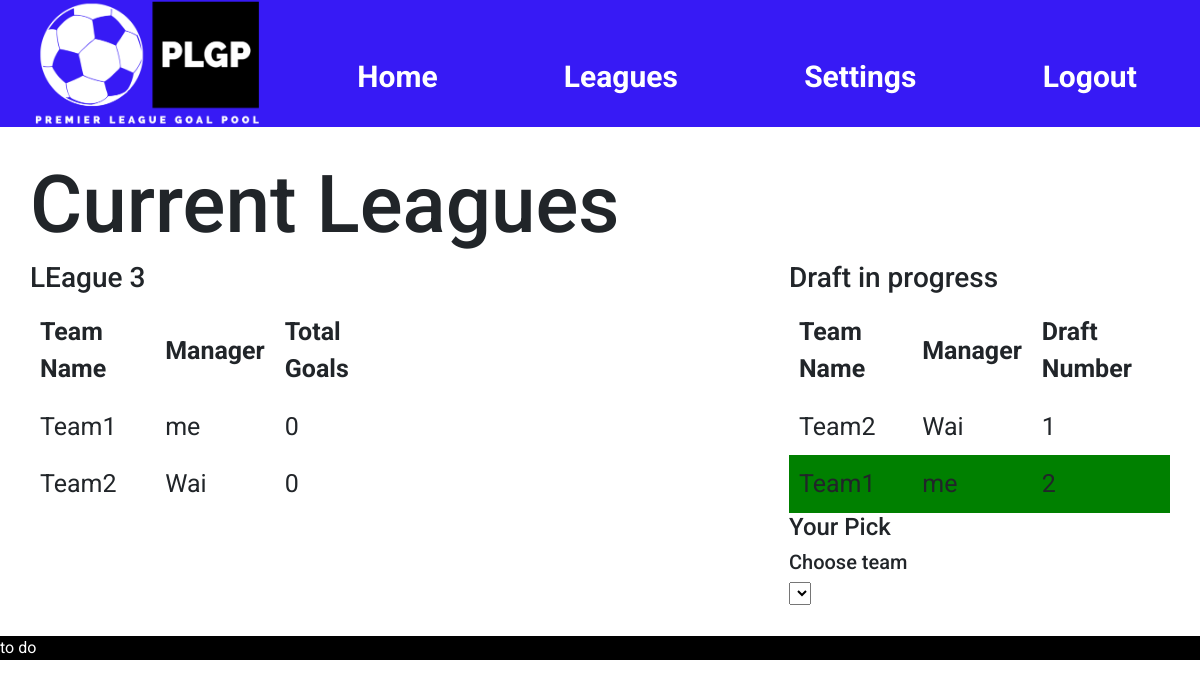
Page /leagueview (signed in) on the earlier database version.
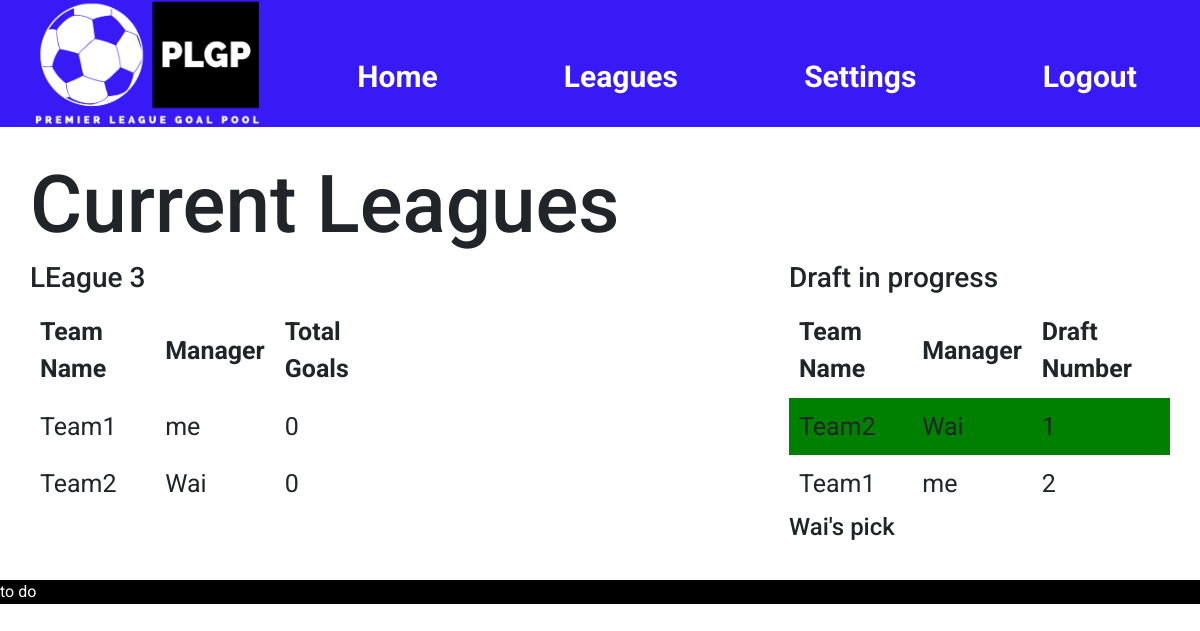
Same page on the later database version.
### goalpoolapp/models.py (models this page shows, shortened)
class League(models.Model):
    teamlimit = models.IntegerField()
    leaguename = models.CharField(max_length=64)
    leaguecode = models.CharField(max_length = 10, blank=True, null=True)
    teamplayerslimit = models.IntegerField(validators=[MaxValueValidator(20), MinValueValidator(1)])
    transfersActivated = models.BooleanField()
    duplicatePlayersAllowed = models.BooleanField()
    admin = models.ForeignKey(User, on_delete=models.CASCADE, related_name="administratedleague")
    draftcomplete = models.BooleanField(default=False)
    draftstarted = models.BooleanField(default=False)
    draftposition = models.IntegerField(default=1)
    draftdecending = models.BooleanField(default=False)

class Team(models.Model):
    manager = models.ForeignKey(User, on_delete=models.CASCADE, related_name="managedteams")
    league = models.ForeignKey(League, on_delete=models.CASCADE, related_name="leagueteams")
    players = models.ManyToManyField(Player, related_name="teams", blank=True)
    teamname = models.CharField(max_length=64)
    totalgoals = models.IntegerField(default=0)
    draftnumber = models.IntegerField(blank=True, null=True)

class User(AbstractUser):
    pass

### goalpoolapp/views.py (the view)
# urls.py: path('leagueview', views.leagueview, name='leagueview'),
def leagueview(request):
    teams = Team.objects.filter(manager=request.user)
    leagues = League.objects.filter(leagueteams__in=teams)
    return render(request, 'goalpoolapp/leagueview.html', {
        "teams": teams,
        "leagues": leagues,
    })

### goalpoolapp/templates/goalpoolapp/leagueview.html (shortened to what this page needs)
{% extends "goalpoolapp/layout.html" %}
{% load static %}
{% block body %}
<div id="main-page-content-container">
    <div id="main-page-content">
        <h2>Current Leagues</h2>
        {% for league in leagues %}
            <div class="leaguecontainer">
                <div class="leaguetable">
                    <h3>{{ league.leaguename }}</h3>
                    <table>
                        <tr>
                            <th>Team Name</th>
                            <th>Manager</th>
                            <th>Total Goals</th>
                        </tr>
                        {% for team in league.leagueteams.all %}
                        <tr>
                            <td>{{ team.teamname }}</td>
                            <td>{{ team.manager }}</td>
                            <td>{{ team.totalgoals }}</td>
                        </tr>
                        {% endfor %}
                    </table>
                </div>
                <div class="leaguedetails">
                    {% if league.draftstarted == True and league.draftcomplete == False %}
                        <h3>Draft in progress</h3>
                        <table>
                            <tr>
                                <th>Team Name</th>
                                <th>Manager</th>
                                <th>Draft Number</th>
                            </tr>
                            {% for team in league.leagueteams.all|dictsort:"draftnumber" %}
                                <tr class="{% if team.draftnumber == league.draftposition %}draftselected{% endif %}">
                                    <td>{{ team.teamname }}</td>
                                    <td>{{ team.manager }}</td>
                                    <td>{{ team.draftnumber }}</td>
                                </tr>
                            {% endfor %}
                        </table>
                        {% for team in league.leagueteams.all %}
                            {% if team.draftnumber == league.draftposition %}
                                {% if team.manager == user %}
                                    <h4>Your Pick</h4>
                                    <h5>Choose team</h5>
                                    <select class="teamselectmenu"></select>
                                {% else %}
                                    <h4>{{ team.manager }}'s pick</h4>
                                {% endif %}
                            {% endif %}
                        {% endfor %}
                    {% endif %}
                </div>
            </div>
        {% endfor %}
    </div>
</div>
{% endblock %}

Differences in the rows shown:
changed League "LEague 3": draftposition 2 → 1 (drawn); gains Team (teamname "Team2", manager "Wai", totalgoals "0", draftnumber "1"); loses Team (teamname "Team1", manager "me", totalgoals "0", draftnumber "2")
